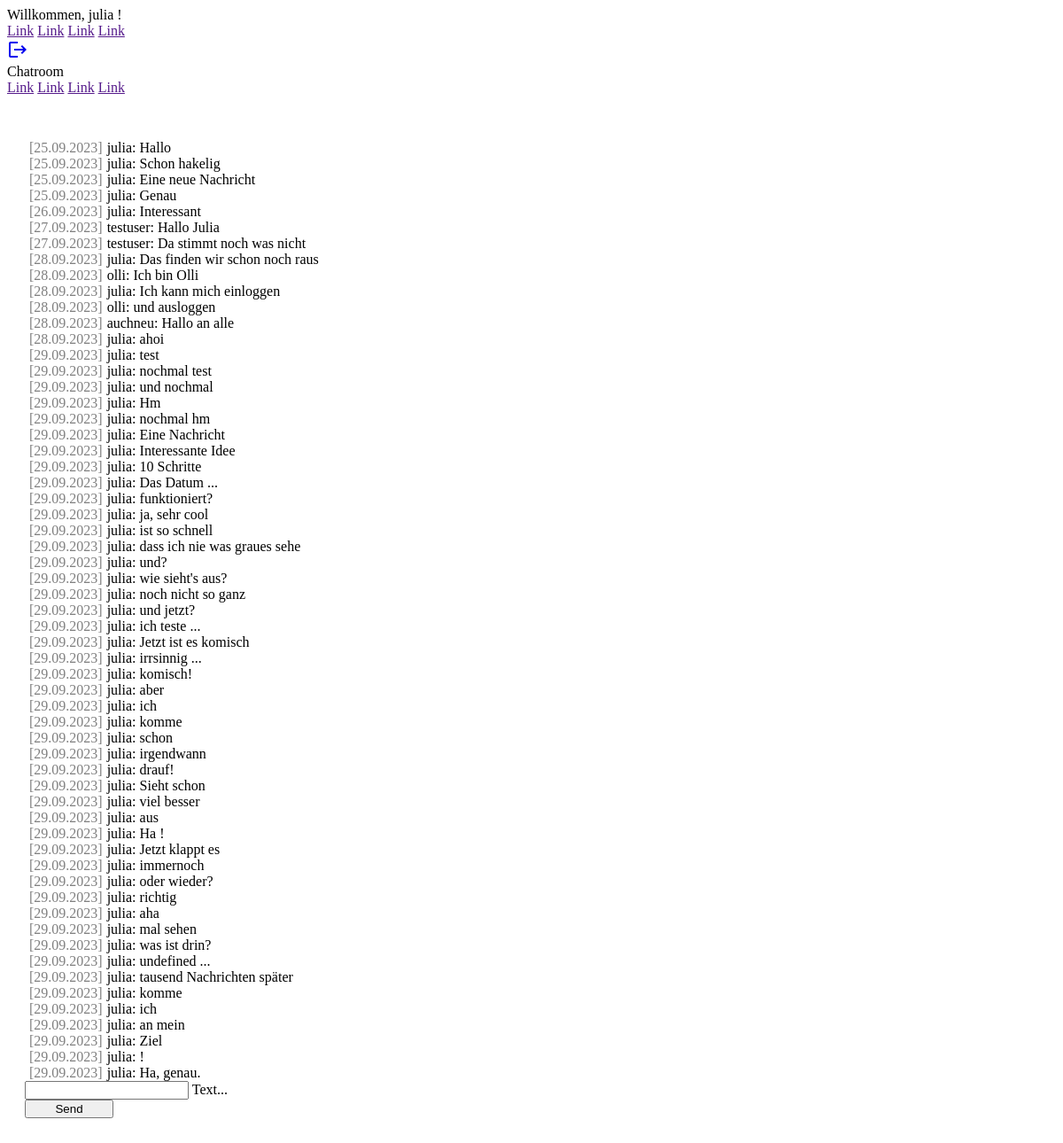
The page /chat/ (signed in) on the database as committed earlier.
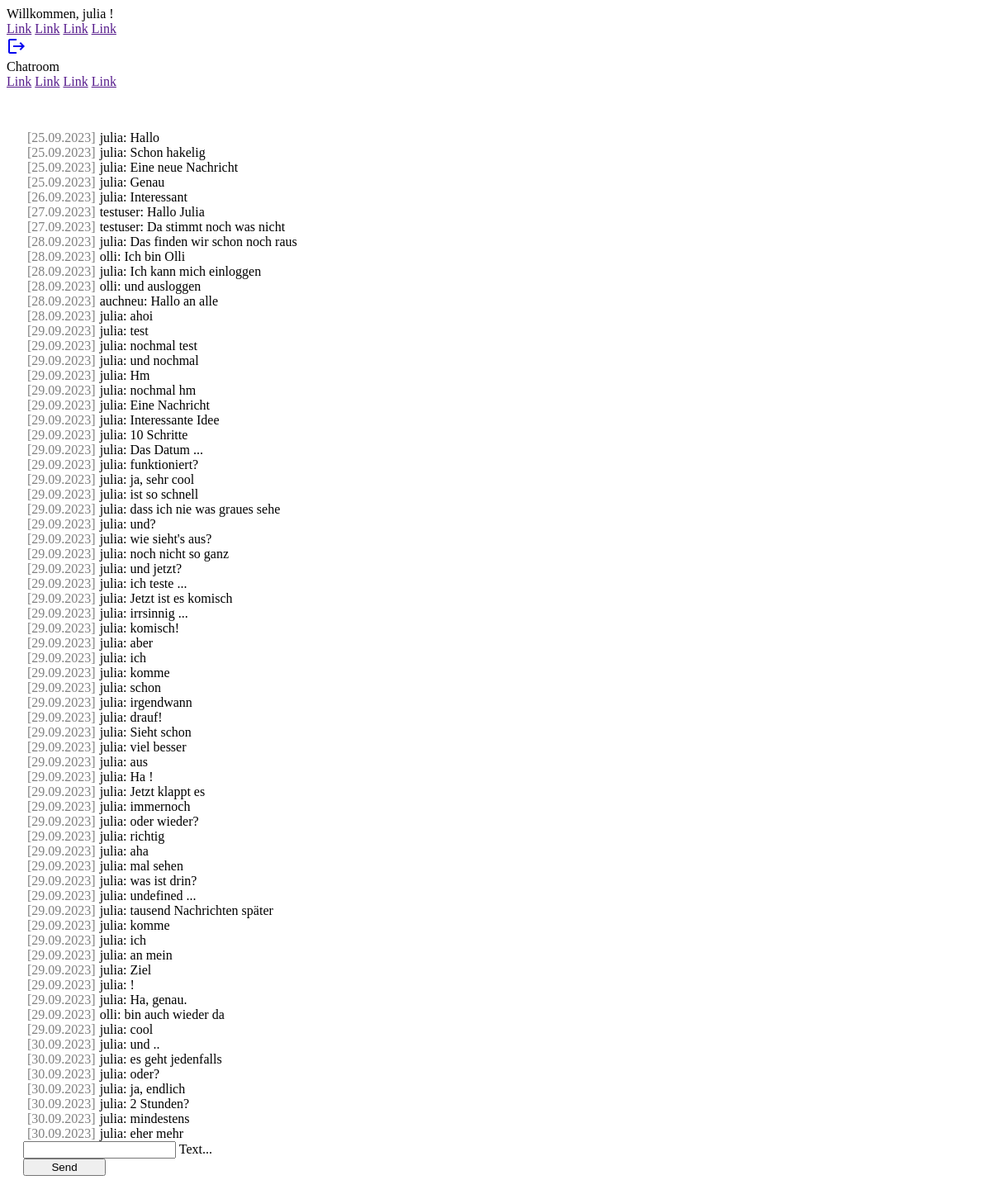
The same page on the database as committed later.
### chat/models.py (models this page shows)
class Message(models.Model):
    text = models.CharField(max_length=500)
    created_at = models.DateField(default=date.today)
    chat = models.ForeignKey(Chat, on_delete=models.CASCADE,  related_name='chat_message_set', default=None , blank=True, null=True )
    author = models.ForeignKey(settings.AUTH_USER_MODEL, on_delete=models.CASCADE, related_name='author_message_set')
    receiver = models.ForeignKey(settings.AUTH_USER_MODEL, on_delete=models.CASCADE, related_name='receiver_message_set')

### chat/views.py (the view, shortened to what this page needs)
# urls.py: path('chat/', index, name='chat'),
@login_required(login_url='/login/')
def index(request):
    chatMessages = Message.objects.filter(chat__id=1)
    return render(request, 'chat/index.html', {'messages':  chatMessages})

### chat/templates/chat/index.html (shortened to what this page needs)
{% extends "base.html" %}
{% block content %}
{% if request.user.is_authenticated %}
<div id="messageContainer">
  {% for message in messages %}
  <div>
    <span class="grey">[{{ message.created_at | date:"d.m.Y" }}]</span>{{message.author}}: {{message.text}}
  </div>
  {%endfor%}
</div>
<form onsubmit="sendMessage(); return false;" method="post">
  <div class="mdl-textfield mdl-js-textfield mdl-textfield--floating-label">
    <input class="mdl-textfield__input" name="textmessage" type="text" id="messageField" />
    <label class="mdl-textfield__label" for="messageField">Text...</label>
  </div>
  <button class="mdl-button mdl-js-button mdl-button--raised mdl-js-ripple-effect mdl-button--accent">
    Send
  </button>
</form>
{% else %}
<h1>Nicht eingeloggt</h1>
<p>Du bist nicht eingeloggt. Bitte logge dich ein.<br>
  Bitte klicke <a href="/login/">hier</a></p>
{% endif %}
{% endblock %}

### templates/base.html (shortened to what this page needs)
{% load static %}
<!DOCTYPE html>
<html lang="en">
<head>
    <link rel="stylesheet" href="{% static 'css/style.css' %}">
<link
  rel="stylesheet"
  href="https://code.getmdl.io/1.3.0/material.indigo-pink.min.css"
/>
</head>
<body>
<div class="mdl-layout mdl-js-layout mdl-layout--fixed-header">
    <header class="mdl-layout__header">
      <div class="mdl-layout__header-row">
        <span class="mdl-layout-title">
          {% if request.user.is_authenticated%}
          Willkommen, {{request.user.username}} !
          {% else %}
          Willkommen.
          {% endif %}
        </span>
        <nav class="mdl-navigation mdl-layout--large-screen-only">
          <a class="mdl-navigation__link" href="">Link</a>
          <a class="mdl-navigation__link" href="">Link</a>
          <a class="mdl-navigation__link" href="">Link</a>
          <a class="mdl-navigation__link" href="">Link</a>
        </nav>
        <a href="{% url 'logout' %}"> <i class="material-icons">logout</i></a>
      </div>
    </header>
    <div class="mdl-layout__drawer">
      <span class="mdl-layout-title">Chatroom</span>
      <nav class="mdl-navigation">
        <a class="mdl-navigation__link" href="">Link</a>
        <a class="mdl-navigation__link" href="">Link</a>
        <a class="mdl-navigation__link" href="">Link</a>
        <a class="mdl-navigation__link" href="">Link</a>
      </nav>
    </div>
    <main class="mdl-layout__content">
      <div class="page-content">
    {% block content %}
    {% endblock %}
      </div>
    </main>
  </div>
</body>
</html>

### static/css/style.css (style rules this page uses)
@media (min-width: 800px) { .page-content { padding: 100px 100px; } }
@media (min-width: 800px) { button { width: 200px; } }
@media ( min-width: 250px) { .page-content { padding: 50px 20px; } }
@media ( min-width: 250px) { button { width: 100px; } }
@media ( min-width: 250px) { .grey { color: rgba(0, 0, 0, 0.5); padding: 5px; } }
@media ( min-width: 250px) { .material-icons { cursor: pointer; } }

Rows that differ between the two databases and show on the page:
added Message: created_at "29.09.2023", author "olli", text "bin auch wieder da"
added Message: created_at "29.09.2023", author "julia", text "cool"
added Message: created_at "30.09.2023", author "julia", text "und .."
added Message: created_at "30.09.2023", author "julia", text "es geht jedenfalls"
added Message: created_at "30.09.2023", author "julia", text "oder?"
added Message: created_at "30.09.2023", author "julia", text "ja, endlich"
added Message: created_at "30.09.2023", author "julia", text "2 Stunden?"
added Message: created_at "30.09.2023", author "julia", text "mindestens"
added Message: created_at "30.09.2023", author "julia", text "eher mehr"
